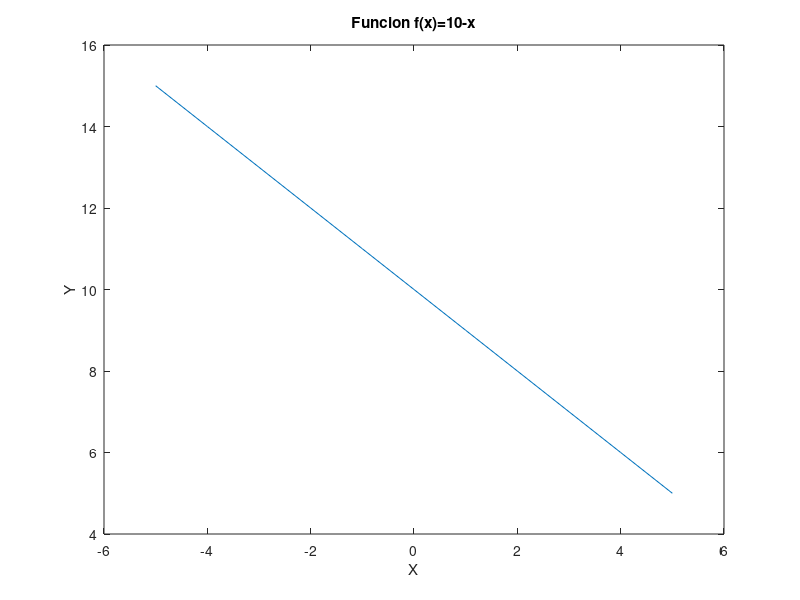

Recreate this plot in MATLAB.
% Title       : Derivadas con Formula General Lamina 23
% Description : Script para graficar una funcion de la forma f(x)=10-x
% Author      : Erika Amairani Leonardo Arce
% Date        : 20210415

% Limpiar variables
clear
% Rango de -3..3 en i=0.1
x=[-5:1:5];
% Valor de la funcion
y=((10-(x)));
% Dibujar grafica 
plot (x,y);
% Titulo
title("Funcion f(x)=10-x");
% Etiqueta de x
xlabel("X");
% Etiqueta de y
ylabel("Y");